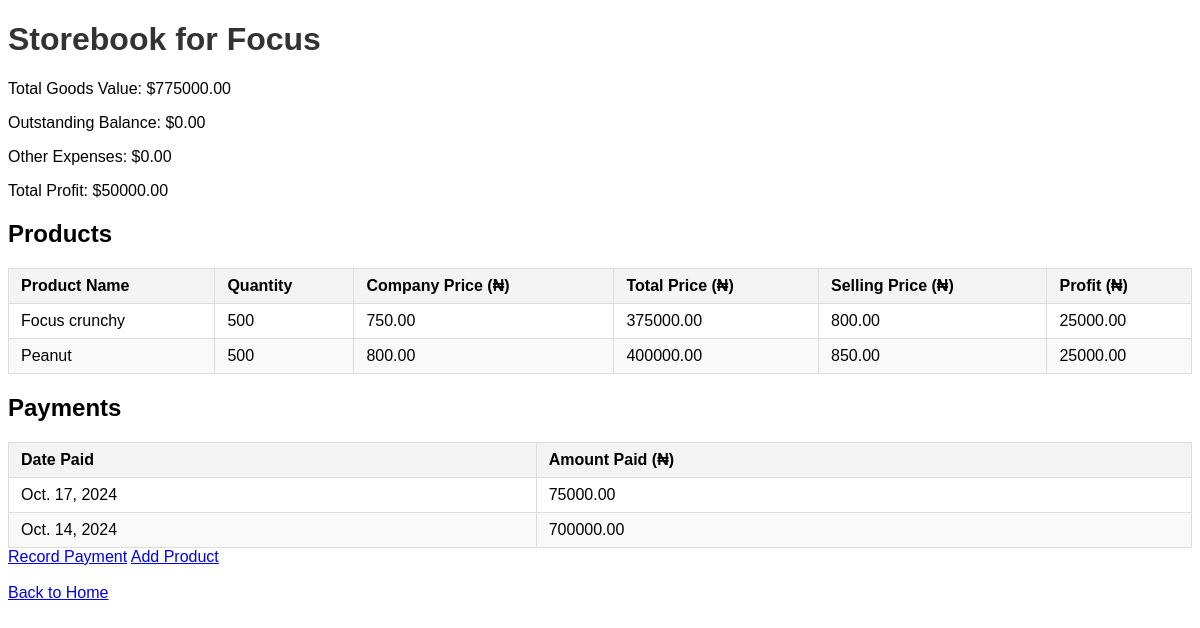
Page /storebook/3/ (signed in) on the committed database.
### inventory/models.py (models this page shows, shortened)
class StoreBook(models.Model):
    manufacturer = models.ForeignKey(Manufacturer, on_delete=models.CASCADE)
    total_goods_value = models.DecimalField(max_digits=15, decimal_places=2)
    amount_paid = models.DecimalField(max_digits=15, decimal_places=2)
    outstanding_balance = models.DecimalField(max_digits=15, decimal_places=2, default=0.00)
    other_expenses = models.DecimalField(max_digits=15, decimal_places=2, default=0.00)
    profit = models.DecimalField(max_digits=15, decimal_places=2, default=0.00)
    date_received = models.DateField()
    def calculate_balance(self):
        total_payments = sum(payment.amount_paid for payment in self.payments.all())
        self.outstanding_balance = self.total_goods_value - total_payments
        return self.outstanding_balance

class Manufacturer(models.Model):
    name = models.CharField(max_length=100)
    address = models.TextField()

class StoreBookEntry(models.Model):
    storebook = models.ForeignKey(StoreBook, related_name="entries", on_delete=models.CASCADE)
    product_name = models.CharField(max_length=255)
    company_price = models.DecimalField(max_digits=15, decimal_places=2)
    retail_price = models.DecimalField(max_digits=15, decimal_places=2)
    selling_price = models.DecimalField(max_digits=15, decimal_places=2)
    quantity = models.IntegerField()
    profit = models.DecimalField(max_digits=15, decimal_places=2, default=0.00)

class Payment(models.Model):
    customer = models.ForeignKey(Customer, on_delete=models.CASCADE, null=True, blank=True)
    storebook = models.ForeignKey(StoreBook, null=True, blank=True, related_name="payments", on_delete=models.CASCADE)
    amount_paid = models.DecimalField(max_digits=15, decimal_places=2)
    date_paid = models.DateField(auto_now_add=True)

### inventory/views.py (the view)
# urls.py: path('storebook/<int:storebook_id>/', views.storebook_detail, name='storebook_detail'),
@staff_member_required
def storebook_detail(request, storebook_id):
    storebook = get_object_or_404(StoreBook, pk=storebook_id)
    entries = storebook.entries.all()
    payments = storebook.payments.filter().order_by('-date_paid')
    total_profit = sum(entry.profit for entry in entries) - storebook.other_expenses
    storebook.calculate_balance()  # Recalculate balance after showing payments
    return render(request, 'inventory/storebook_detail.html', {
        'storebook': storebook,
        'entries': entries,
        'payments': payments,
        'total_profit': total_profit,
    })

### inventory/templates/inventory/storebook_detail.html (shortened to what this page needs)
{% load static %}
<!DOCTYPE html>
<html lang="en">
<head>
    <link rel="stylesheet" href="{% static 'inventory/styles.css' %}">
</head>
<body>
    <h1>Storebook for {{ storebook.manufacturer.name }}</h1>
    <p>Total Goods Value: ${{ storebook.total_goods_value }}</p>
    <p>Outstanding Balance: ${{ storebook.outstanding_balance }}</p>
    <p>Other Expenses: ${{ storebook.other_expenses }}</p>
    <p>Total Profit: ${{ total_profit }}</p>
    <h2>Products</h2>
<table border="1" cellpadding="10" cellspacing="0">
    <thead>
        <tr>
            <th>Product Name</th>
            <th>Quantity</th>
            <th>Company Price (₦)</th>
            <th>Total Price (₦)</th>
            <th>Selling Price (₦)</th>
            <th>Profit (₦)</th>
        </tr>
    </thead>
    <tbody>
        {% for entry in entries %}
        <tr>
            <td>{{ entry.product_name }}</td>
            <td>{{ entry.quantity }}</td>
            <td>{{ entry.retail_price }}</td>
            <td>{{ entry.company_price }}</td>
            <td>{{ entry.selling_price }}</td>
            <td>{{ entry.profit }}</td>
        </tr>
        {% endfor %}
    </tbody>
</table>
<h2>Payments</h2>
<table border="1" cellpadding="10" cellspacing="0">
    <thead>
        <tr>
            <th>Date Paid</th>
            <th>Amount Paid (₦)</th>
        </tr>
    </thead>
    <tbody>
        {% for payment in payments %}
        <tr>
            <td>{{ payment.date_paid }}</td>
            <td>{{ payment.amount_paid }}</td>
        </tr>
        {% endfor %}
    </tbody>
</table>
    <a href="{% url 'record_payment' storebook.id %}">Record Payment</a>
    <a href="{% url 'add_storebook_entry' storebook.id %}">Add Product</a>
    <br><br>
    <a href="{% url 'home' %}">Back to Home</a>
</body>
</html>

### inventory/static/inventory/styles.css (style rules this page uses)
body { font-family: Arial, sans-serif; }
h1 { color: #333; }
table { width: 100%; border-collapse: collapse; }
th, td { padding: 8px 12px; border: 1px solid #ddd; text-align: left; }
th { background-color: #f4f4f4; }
tr:nth-child(even) { background-color: #f9f9f9; }

### rows in the picture
StoreBook: manufacturer.name "Focus", total_goods_value "775000.00", outstanding_balance "0.00", other_expenses "0.00"
StoreBookEntry: product_name "Focus crunchy", quantity "500", retail_price "750.00", company_price "375000.00", selling_price "800.00", profit "25000.00"
StoreBookEntry: product_name "Peanut", quantity "500", retail_price "800.00", company_price "400000.00", selling_price "850.00", profit "25000.00"
Payment: date_paid "Oct. 17, 2024", amount_paid "75000.00"
Payment: date_paid "Oct. 14, 2024", amount_paid "700000.00"

### other values in the picture
{{ total_profit }} "50000.00"
